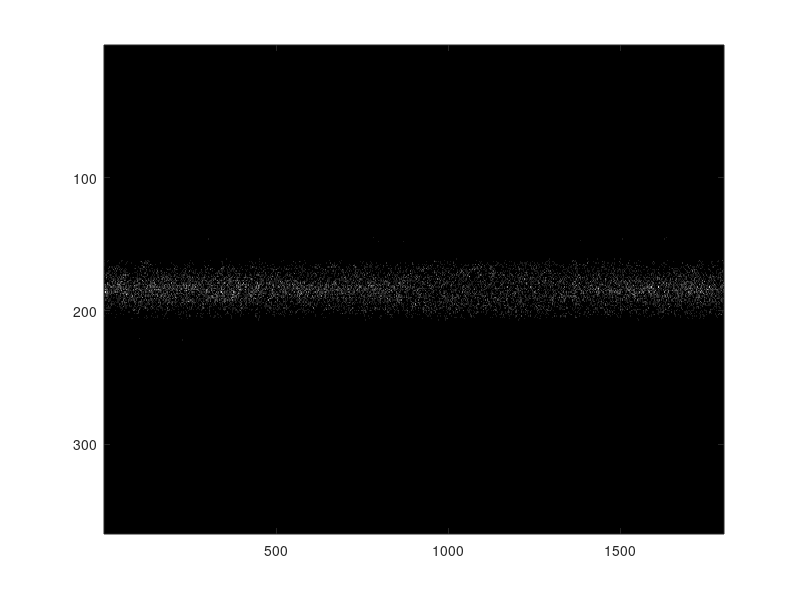

Source code (MATLAB): (Note: this script raises an error after producing the figure.)
close all
clear all
clc
%%
% Load measurement
% load('Measurement_type1_twoholes_075_30min.mat')
% load('Measurement_type1_fivespikes_075_30min.mat')
load('Measurement_type2_twoholes_075_30min.mat')
% load('Measurement_type2_fivespikes_075_30min.mat')

%% Dithering
R1 = sqrt(xm1.^2+ym1.^2);

Rs = R1;
Rs(Rs<Rs2) = Rs1;
Rs(Rs>=Rs2) = Rs2;

phi1 = atan2(ym1,xm1);

D1 = sqrt(R1.^2+1-2*R1.*cos(asin(Rs./R1)));
dang1 = asin( sin(asin(Rs./R1))./D1);
D2 = sqrt(R1.^2+1-2*R1.*cos(pi-asin(Rs./R1)));
dang2 = asin( sin(pi-asin(Rs./R1))./D2)   ;
angle0 = (dang1+dang2)/2;

phid1 = angle0.*(2*rand(size(R1)) -1 );
phin1 = phi1+phid1;
R1n = Rs./cos(acos(Rs./R1)+phid1);

x1 = R1n.*cos(phin1);
y1 = R1n.*sin(phin1);

R2 = sqrt(xm2.^2+ym2.^2);

Rs = R2;
Rs(Rs<Rs2) = Rs1;
Rs(Rs>=Rs2) = Rs2;

phi2 = atan2(ym2,xm2);

D1 = sqrt(R2.^2+1-2*R2.*cos(asin(Rs./R2)));
dang1 = asin( sin(asin(Rs./R2))./D1);
D2 = sqrt(R2.^2+1-2*R2.*cos(pi-asin(Rs./R2)));
dang2 = asin( sin(pi-asin(Rs./R2))./D2)   ;
angle0 = (dang1+dang2)/2;

phid1 = angle0.*(2*rand(size(R2)) -1 );
phin2 = phi2+phid1;
R2n = Rs./cos(acos(Rs./R2)+phid1);

x2 = R2n.*cos(phin2);
y2 = R2n.*sin(phin2);

%% Sinogram
K = (y2-y1) ./ (x2-x1);
L = y1 - K .* x1;

r2 = L ./ sqrt(1 + K.^2);
phi = atan((y2-y1)./ (x2-x1));

v = linspace(0,(R0)*(sqrt(2)),(367/2+1));
w = [-v(end:-1:2),v];
dw = mean(diff(w));
we = w-dw/2;
degstep=0.1;
phideg =  -90+degstep:degstep:90;

Sc = [r2 phi]; 
Sm = hist3(Sc,'Edges',{we, (phideg-1/2*degstep)*pi/180});

figure, imagesc(Sm), colormap gray;

%% Reconstruction

Ibp = iradon(Sm,(phideg-1/2*degstep),'Shepp-Logan');
Ibp =Ibp/max(Ibp(:));

figure, imagesc(Ibp), colormap gray, axis equal;